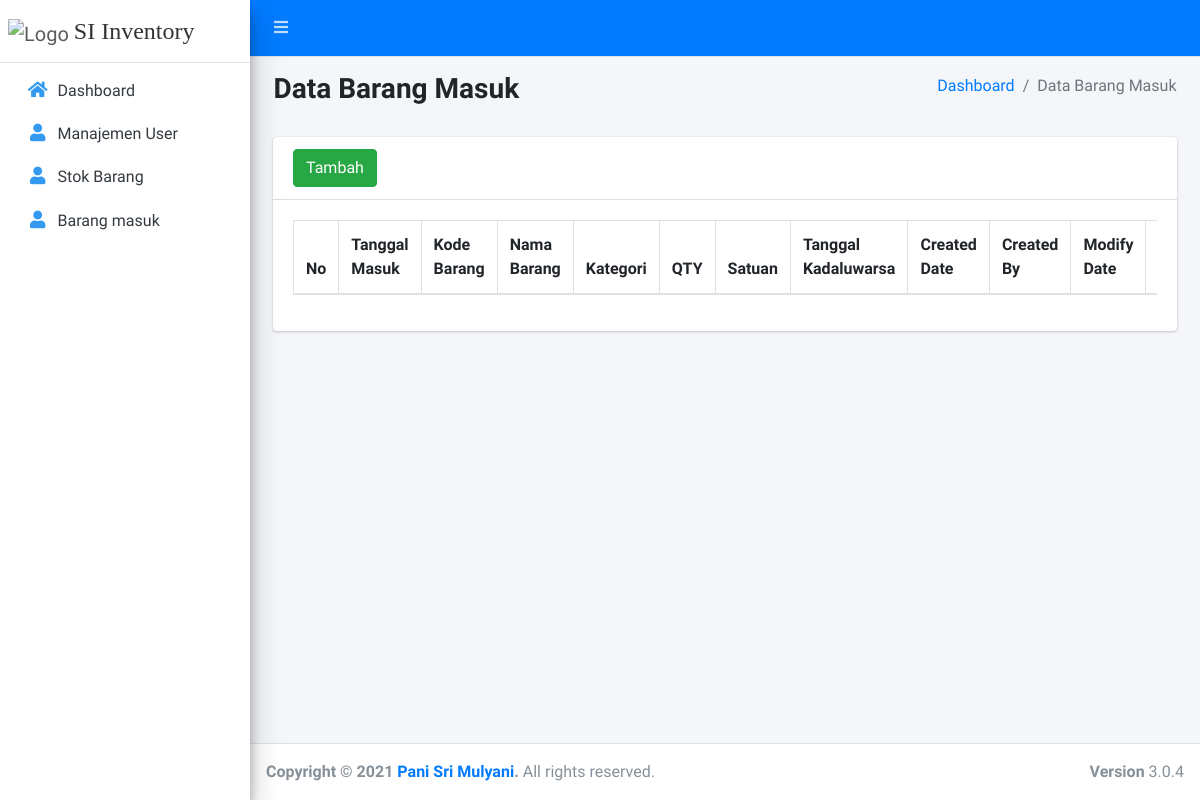
The page /admin_gudang/barang_masuk.html (signed in) on the database as committed earlier.
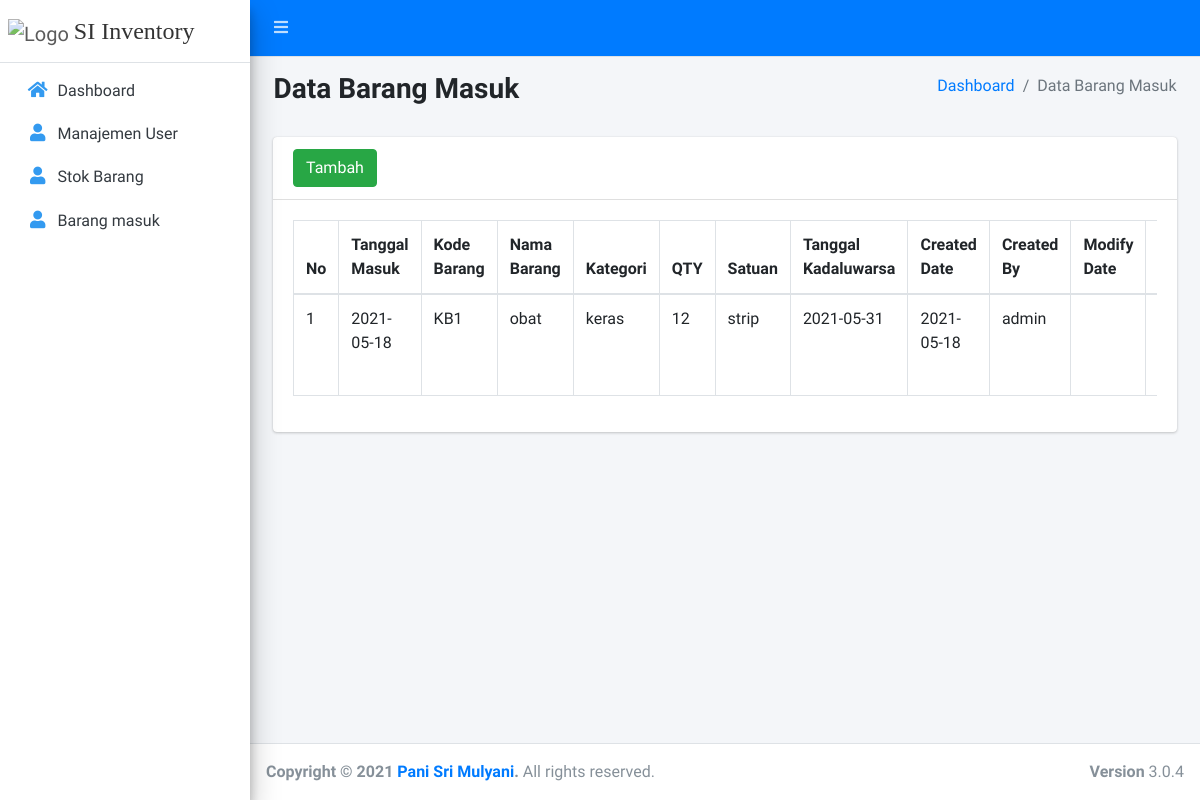
The same page on the database as committed later.
### tables this page shows
CREATE TABLE `barang_masuk` (
  `id_barang_masuk` int(11) NOT NULL,
  `id_barang` int(191) NOT NULL,
  `tanggal_masuk` date NOT NULL,
  `qty` int(191) NOT NULL,
  `tanggal_kadaluwarsa` date NOT NULL,
  `created_date` date DEFAULT NULL,
  `created_by` int(191) DEFAULT NULL,
  `modify_date` date DEFAULT NULL,
  `modify_by` int(191) DEFAULT NULL
);

CREATE TABLE `stok_barang` (
  `id_barang` int(11) NOT NULL,
  `kode_barang` varchar(191) NOT NULL,
  `nama_barang` varchar(191) NOT NULL,
  `kategori` varchar(191) NOT NULL,
  `qty` int(191) NOT NULL,
  `satuan` enum('strip','botol','tablet') NOT NULL,
  `created_by` varchar(191) DEFAULT NULL,
  `modify_by` varchar(191) DEFAULT NULL,
  `created_date` date DEFAULT NULL,
  `modify_date` date DEFAULT NULL
);

CREATE TABLE `user` (
  `id_user` int(11) NOT NULL,
  `username` varchar(191) NOT NULL,
  `password` varchar(191) NOT NULL,
  `role` enum('admin_gudang','manager') NOT NULL,
  `namaLengkap` varchar(191) NOT NULL,
  `email` varchar(191) NOT NULL,
  `created_date` date DEFAULT NULL,
  `modify_date` date DEFAULT NULL,
  `created_by` varchar(191) DEFAULT NULL,
  `modify_by` varchar(191) DEFAULT NULL
);

### application/controllers/adminGudang/BarangMasuk.php (called while the page is built, shortened)
<?php
class BarangMasuk extends CI_Controller {
	public function index()
	{
    $data['konten'] = 'adminGudang/barangMasuk';
    $data['barang'] = $this->BarangMasukModel->getAll();
		$this->load->view('adminGudang/template', $data);
	}
}

### index.php (called while the page is built, shortened)
<?php
require_once BASEPATH.'core/CodeIgniter.php';

### application/models/BarangMasukModel.php (called while the page is built, shortened)
<?php
class BarangMasukModel extends CI_Model {
  private $table  = 'barang_masuk';
	public function getAll()
	{
    $this->db->select($this->table . '.*, user1.username as user_create, user2.username as user_modify, stok_barang.kode_barang, stok_barang.nama_barang, stok_barang.kategori, stok_barang.satuan');
    $this->db->join('user as user1', $this->table . '.created_by = user1.id_user');
    $this->db->join('user as user2', $this->table . '.modify_by = user2.id_user', 'left');
    $this->db->join('stok_barang', $this->table . '.id_barang = stok_barang.id_barang');
    return $this->db->get($this->table)->result_array();
	}
}

### application/views/adminGudang/barangMasuk.php (the view, shortened to what this page needs)
<section class="content">
  <div class="content-header">
    <div class="container-fluid">
      <div class="row mb-2">
        <div class="col-sm-6">
          <h3><b><font face=""> Data Barang Masuk </font></b></h3>
        </div>
        <div class="col-sm-6">
          <ol class="breadcrumb float-sm-right">
            <li class="breadcrumb-item"><a href="<?= base_url(); ?>">Dashboard</a></li>
            <li class="breadcrumb-item active">Data Barang Masuk</li>
          </ol>
        </div>
      </div>
    </div>
  </div>
  <div class="container-fluid">
    <div class="col-sm-12">
      <div class="card">
        <div class="card-header">
          <a class="btn btn-success" href="<?= base_url(); ?>admin_gudang/barang_masuk/tambah.html">Tambah</a>
        </div>
        <div class="card-body">
          <div class="table-responsive">
            <table class="table table-bordered" id="dataTables-example">
              <thead>
                <tr class="nowrap">
                  <th>No</th>
                  <th>Tanggal Masuk</th>
                  <th>Kode Barang</th>
                  <th>Nama Barang</th>
                  <th>Kategori</th>
                  <th>QTY</th>
                  <th>Satuan</th>
                  <th>Tanggal Kadaluwarsa</th>
                  <th>Created Date</th>
                  <th>Created By</th>
                  <th>Modify Date</th>
                  <th>Modify By</th>
                </tr>
              </thead>
              <tbody>
                <?php
                  $no = 1;
                  foreach ($barang as $key) { ?>
                    <tr>
                      <td><?= $no++; ?></td>
                      <td><?= $key['tanggal_masuk']; ?></td>
                      <td><?= $key['kode_barang']; ?></td>
                      <td><?= $key['nama_barang']; ?></td>
                      <td><?= $key['kategori']; ?></td>
                      <td><?= $key['qty']; ?></td>
                      <td><?= $key['satuan']; ?></td>
                      <td><?= $key['tanggal_kadaluwarsa']; ?></td>
                      <td><?= $key['created_date']; ?></td>
                      <td><?= $key['user_create']; ?></td>
                      <td><?= $key['modify_date']; ?></td>
                      <td><?= $key['user_modify']; ?></td>
                    </tr>
                  <?php }
                ?>
              </tbody>
            </table>
          </div>
        </div>
      </div>
    </div>
  </div>
</section>

### application/views/adminGudang/template.php (shortened to what this page needs)
<!DOCTYPE html>
<html>
<head>
  <link rel="stylesheet" href="<?php echo base_url();?>assets/css/dataTables.bootstrap4.min.css">
  <link rel="stylesheet" href="<?php echo base_url();?>assets/css/responsive.bootstrap4.min.css">
  <link rel="stylesheet" href="<?php echo base_url();?>assets/css/adminlte.min.css">
  <link rel="stylesheet" href="<?php echo base_url();?>assets/fontawesome-free/css/all.min.css">
  <link rel="stylesheet" href="https://code.ionicframework.com/ionicons/2.0.1/css/ionicons.min.css">
  <link rel="stylesheet" href="<?php echo base_url();?>assets/css/tempusdominus-bootstrap-4.min.css">
  <link rel="stylesheet" href="<?php echo base_url();?>assets/css/icheck-bootstrap.min.css">
  <link rel="stylesheet" href="<?php echo base_url();?>assets/css/jqvmap.min.css">
  <link rel="stylesheet" href="<?php echo base_url();?>assets/css/adminlte.min.css">
  <link rel="stylesheet" href="<?php echo base_url();?>assets/css/OverlayScrollbars.min.css">
  <link rel="stylesheet" href="<?php echo base_url();?>assets/css/daterangepicker.css">
  <link rel="stylesheet" href="<?php echo base_url();?>assets/css/summernote-bs4.css">
</head>
<body class="hold-transition sidebar-mini layout-fixed">
  <div class="wrapper">
    <nav class="main-header navbar navbar-expand navbar-dark navbar-primary">
      <ul class="navbar-nav">
        <li class="nav-item">
          <a class="nav-link" role="button" href="#" data-widget="pushmenu"><i style = "color = : #339af0;" id= "icon" class="fas fa-bars"></i></a>
        </li>
      </ul>
      <ul class="navbar-nav ml-auto">
        <li class="nav-item dropdown">
          <a class="nav-link" href="#" data-toggle="dropdown">
          </a>
        </li>
      </ul>
    </nav>
    <aside class="main-sidebar elevation-4 sidebar-light-primary">
      <a href="<?= base_url(); ?>" class="brand-link">
        <img src="<?php echo base_url();?>assets/img/bpslogo.png" alt="Logo" width="60px" height= "50px" style="opacity: .8">
        <span class="brand-text font-weight-light"> <font size = "5" face= "Tahoma ">SI Inventory</font></span>
      </a>
      <div class="sidebar">
        <nav class="mt-2">
          <ul class="nav nav-pills nav-sidebar flex-column" data-widget="treeview" role="menu" data-accordion="false">
            <li class="nav-item">
              <a href="<?= base_url(); ?>" class="nav-link">
                <i class="nav-icon fas fa-home" style="color :#339af0;"></i>
                <p>
                  Dashboard
                </p>
              </a>
            </li>
            <li class="nav-item">
              <a href="<?= base_url(); ?>admin_gudang/manajemen_user.html" class="nav-link">
                <i class="nav-icon fas fa-user" style="color :#339af0;"></i>
                <p>
                  Manajemen User
                </p>
              </a>
            </li>
            <li class="nav-item">
              <a href="<?= base_url(); ?>admin_gudang/stok_barang.html" class="nav-link">
                <i class="nav-icon fas fa-user" style="color :#339af0;"></i>
                <p>
                  Stok Barang
                </p>
              </a>
            </li>
            <li class="nav-item">
              <a href="<?= base_url(); ?>admin_gudang/barang_masuk.html" class="nav-link">
                <i class="nav-icon fas fa-user" style="color :#339af0;"></i>
                <p>
                  Barang masuk
                </p>
              </a>
            </li>
          </ul>
        </nav>
      </div>
    </aside>
    <div class="content-wrapper">
      <?php $this->load->view($konten); ?>
    </div>
  </div>
  <footer class="main-footer">
    <strong>Copyright &copy; 2021 <a href="<?php echo base_url();?>assets/http://adminlte.io">Pani Sri Mulyani</a>.</strong>
    All rights reserved.
    <div class="float-right d-none d-sm-inline-block">
      <b>Version</b> 3.0.4
    </div>
  </footer>
</body>
</html>

Rows that differ between the two databases and show on the page:
added barang_masuk: tanggal_masuk "2021-05-18", id_barang.kode_barang "KB1", id_barang.nama_barang "obat", id_barang.kategori "keras", qty "12", id_barang.satuan "strip", tanggal_kadaluwarsa "2021-05-31", created_date "2021-05-18", user.username "admin"
